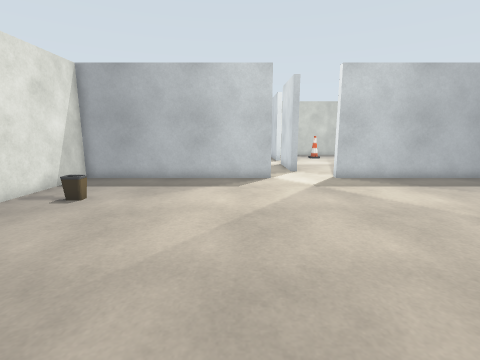
view 1 (above)

16 first-person views from a walk through a robot-simulator world made for Gazebo. The camera is 1.2 m above the floor, tilts 10° down and sees 85° across. The floor is counted in squares, 0.5 m on a side. Each view is taken from the middle of a square. On the plan, view 1 faces up. The plan holds only what a view shows up to about 17 squares ahead; the rest is blank. The robots in the file are not drawn. Simple shapes stand in for some stock models.

view 2
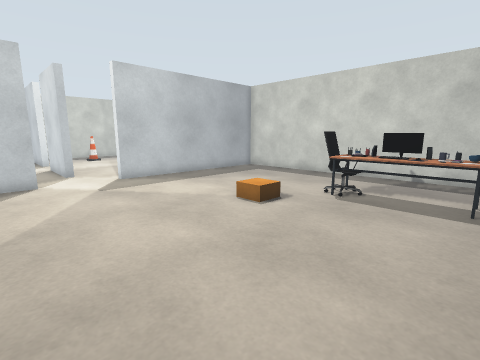

view 3
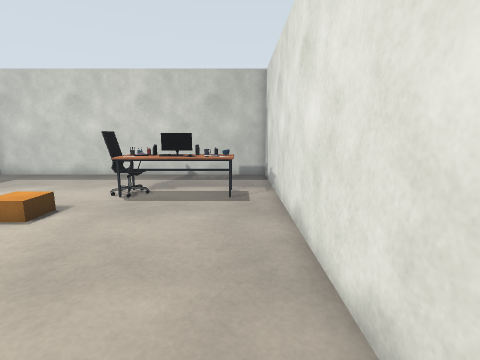

view 4
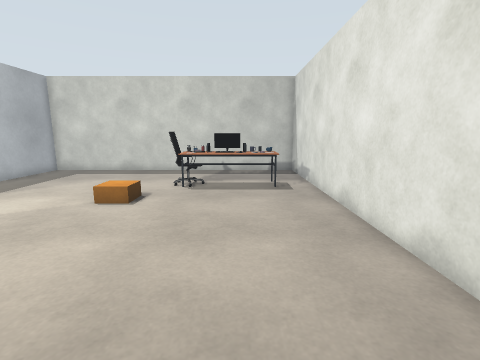

view 5
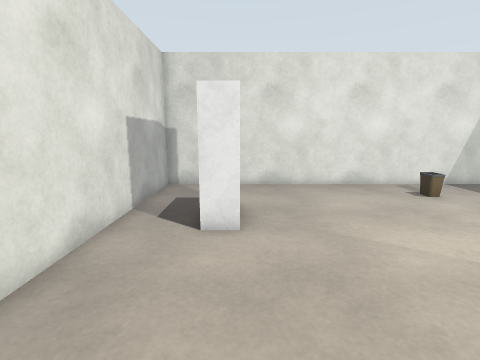

view 6
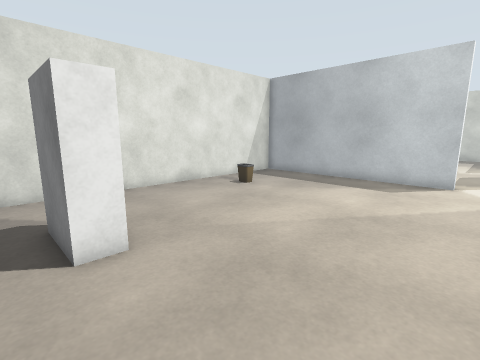

view 7
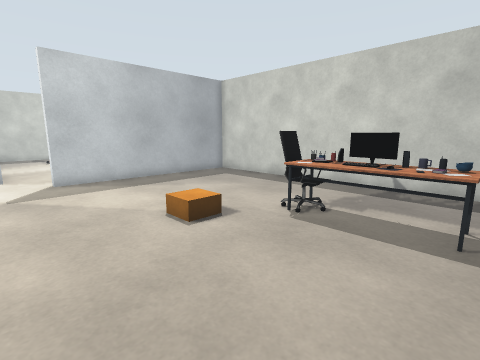

view 8
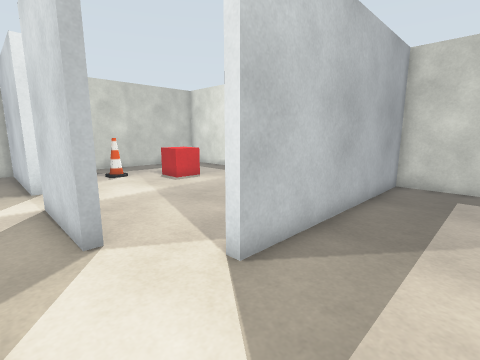

view 9
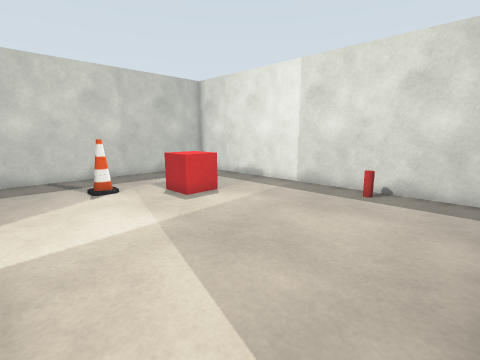

view 10
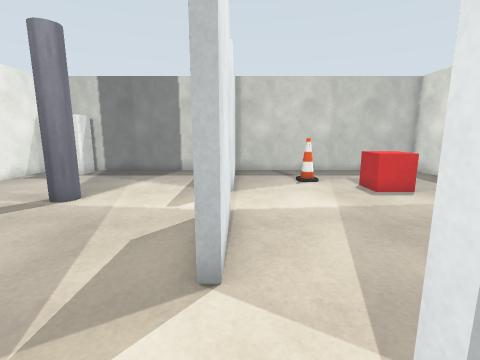

view 11
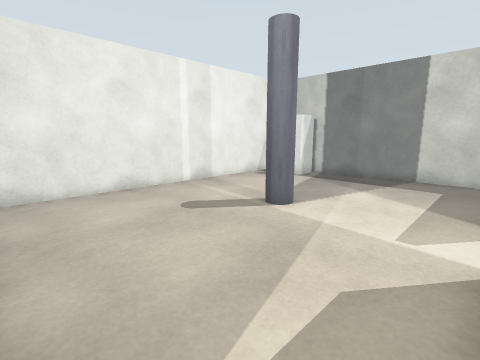

view 12
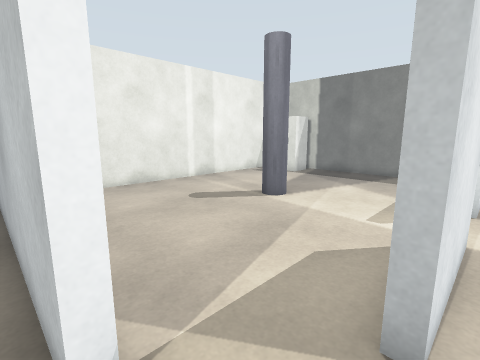

view 13
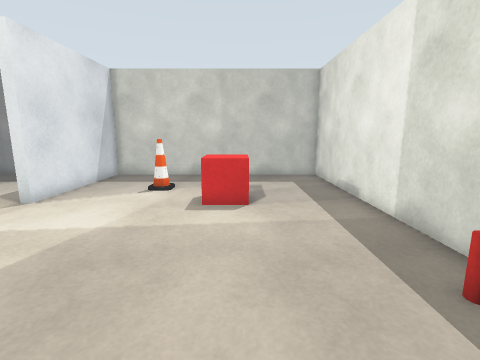

view 14
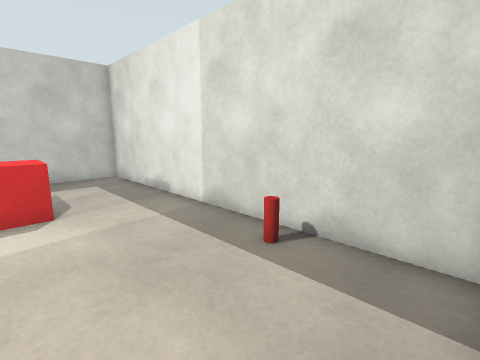

view 15
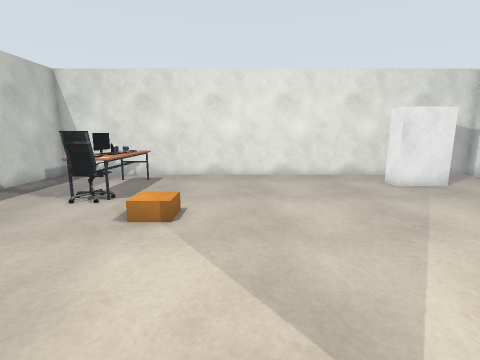

view 16
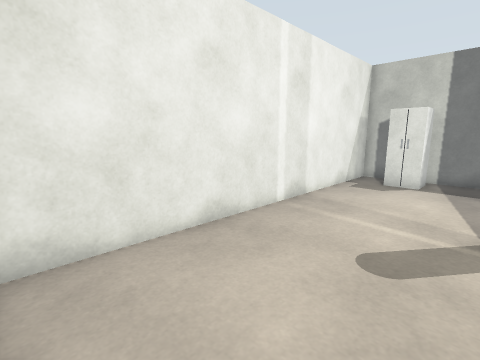

### Floor plan
Ten units are one square. View 1 is at (0, 0); x grows to the right and y downward. Boxes are objects, and circles mark ways between rooms. Rooms are numbered by the first view taken in them; rooms with no view inside come last. Other rooms are left out.
<svg viewBox="-90 -310 250 330">
<path fill="none" stroke="#000" d="M17 -143 -85 -143 -85 15 155 15 155 -143 53 -143M37 -239 33 -239 33 -305 -85 -305 -85 -150M37 -169 33 -169 33 -211M17 -148 17 -143M37 -211 37 -169M155 -150 155 -305 37 -305 37 -239M53 -143 53 -148"/>
<rect x="-65" y="-105" width="10" height="20" fill="#bbb"><title>bin</title></rect>
<rect x="-45" y="-25" width="20" height="20" fill="#bbb"><title>cabinet</title></rect>
<rect x="65" y="-75" width="20" height="20" fill="#bbb"><title>crate</title></rect>
<rect x="95" y="-45" width="20" height="50" fill="#bbb"><title>desk</title></rect>
<rect x="95" y="-55" width="20" height="10" fill="#bbb"><title>office chair</title></rect>
<rect x="-75" y="-305" width="20" height="20" fill="#bbb"><title>fridge</title></rect>
<rect x="-35" y="-235" width="20" height="20" fill="#bbb"><title>pillar</title></rect>
<rect x="65" y="-275" width="20" height="20" fill="#bbb"><title>cone</title></rect>
<rect x="95" y="-255" width="20" height="20" fill="#bbb"><title>red box</title></rect>
<rect x="135" y="-195" width="20" height="20" fill="#bbb"><title>fire extinguisher</title></rect>
<circle cx="35" cy="-140" r="3" fill="#2a7"/>
<circle cx="30" cy="-225" r="3" fill="#2a7"/>
<circle cx="35" cy="-155" r="3" fill="#2a7"/>
<text x="30" y="-60">1</text>
<text x="-30" y="-220">2</text>
<text x="100" y="-230">3</text>
</svg>
Room 1 opens to room 2. Room 2 opens to room 3.

Where each view was taken, in squares from view 1:
view 1: 0 up, 0 right, facing up
view 2: 0 up, 0 right, facing up-right
view 3: 0 up, 0 right, facing right
view 4: 2 up, 2 left, facing right
view 5: 2 up, 4 right, facing left
view 6: 0 up, 3 right, facing up-left
view 7: 0 up, 3 right, facing up-right
view 8: 11 up, 2 right, facing up-right
view 9: 15 up, 4 right, facing up-right
view 10: 13 up, 4 right, facing up
view 11: 15 up, 3 right, facing up-left
view 12: 14 up, 4 right, facing up-left
view 13: 15 up, 11 right, facing up
view 14: 15 up, 10 right, facing up-right
view 15: 14 up, 5 right, facing down
view 16: 15 up, 3 left, facing up-left
